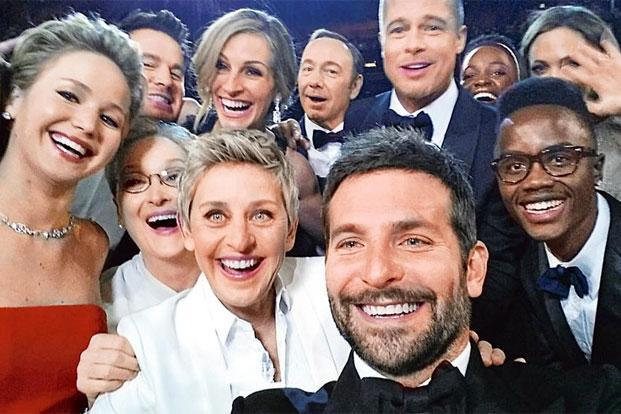
#> input picture DATA/selfie.jpg, 621 x 414 px
$ python 'Feature Matching.py'
#> lines starting #> are read from the running program, lines starting #| are printed output that depends on the picture
### Imports
import cv2
import matplotlib.pyplot as plt
import numpy as np

### load Images
Original = cv2.imread('../DATA/selfie.jpg')
#> Original is the input picture: shape (414, 621, 3); mean B, G, R 117.4, 119.7, 141.7
Target = cv2.imread('../DATA/ellen.jpg')
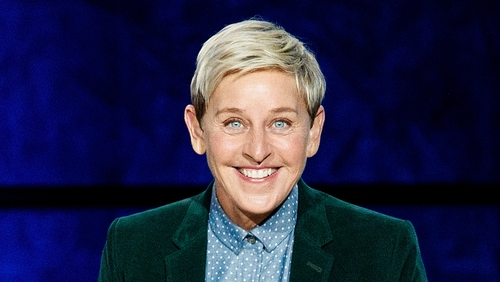
#> input picture DATA/ellen.jpg, 500 x 282 px
#> Target is the input picture: shape (282, 500, 3); mean B, G, R 71.5, 37, 35.2

###############################################
############### ORB FEATURE MATCHING #########
###############################################

### Create ORB Function
orb = cv2.ORB_create()
kp1, des1 = orb.detectAndCompute(Original, None)
#> kp1 = 500 keypoints; strongest (x, y, size): (361, 376, 31), (421, 112, 31), (275, 110, 31), (270, 127, 31)
kp2, des2 = orb.detectAndCompute(Target, None)
#> kp2 = 494 keypoints; strongest (x, y, size): (188, 105, 31), (188, 106, 37.2), (189, 105, 44.6), (188, 110, 31)

### Create bf Matcher
bf = cv2.BFMatcher(cv2.NORM_HAMMING, crossCheck=True)
# find matches
matches = bf.match(des1, des2)
#> matches = 143 matches
matches = sorted(matches, key=lambda x: x.distance)
bf_matches = cv2.drawMatches(Original, kp1, Target, kp2, matches[:25], None, flags=2)
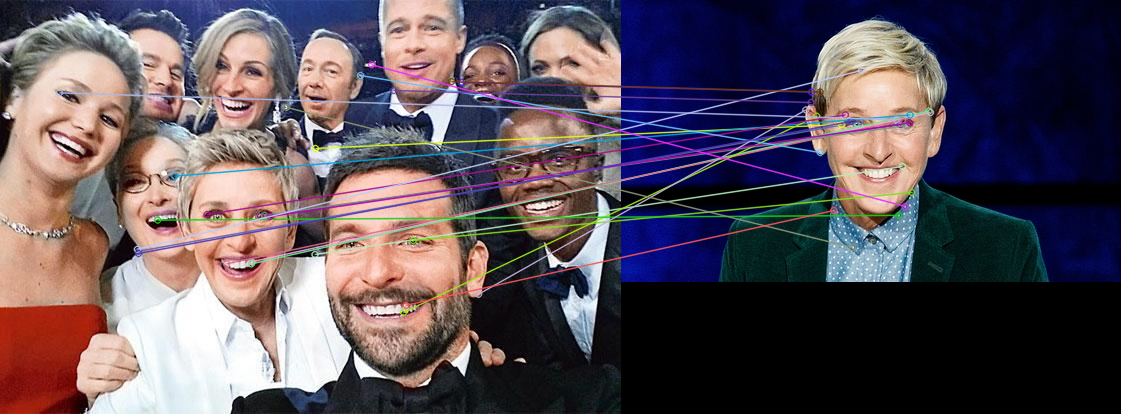
#> bf_matches: shape (414, 1121, 3); mean B, G, R 89, 79.9, 90.9

plt.imshow(bf_matches)
plt.title('ORB FEATURE MATCHING')
plt.show()

###############################################
############### SIFT FEATURE MATCHING #########
###############################################

### Create SIFT Function
sift = cv2.xfeatures2d.SIFT_create()
kp1, des1 = sift.detectAndCompute(Original, None)
#> kp1 = 2305 keypoints; strongest (x, y, size): (522, 360, 3.3), (364, 370, 10.3), (542, 6, 2.6), (373, 65, 2.7)
kp2, des2 = sift.detectAndCompute(Target, None)
#> kp2 = 259 keypoints; strongest (x, y, size): (189, 107, 3.5), (259, 163, 2.2), (264, 248, 2), (277, 168, 2.8)

### Create bf Matcher
bf = cv2.BFMatcher()
# find matches
matches = bf.knnMatch(des1, des2, k=2)
#> matches = 2305 matches

### RATIO MATCH1 < 75% MATCH 2
goodmatches = []

for match1, match2 in matches:

    if match1.distance < 0.75 * match2.distance:
        goodmatches.append([match1])
#> after the loop, goodmatches = 56 matches

sift_matches = cv2.drawMatchesKnn(Original, kp1, Target, kp2, goodmatches, None, flags=2)
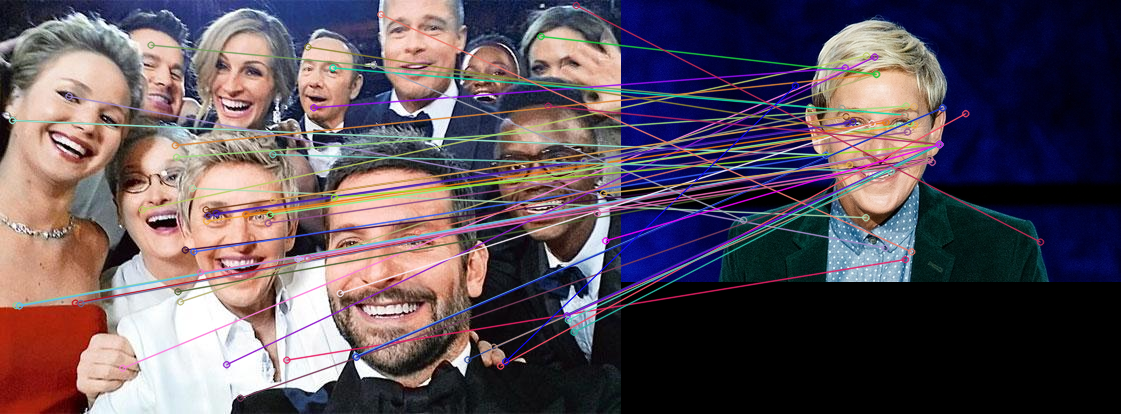
#> sift_matches: shape (414, 1121, 3); mean B, G, R 90.2, 80.8, 93.1

plt.imshow(sift_matches)
plt.title('SIFT FEATURE MATCHING')
plt.show()

###############################################
#### FLANN FEATURE MATCHING With Mask #########
###############################################

### Create SIFT Function
sift = cv2.xfeatures2d.SIFT_create()
kp1, des1 = sift.detectAndCompute(Original, None)
kp2, des2 = sift.detectAndCompute(Target, None)
### Initial the flann prameters
FLANN_INDEX_KDTREE = 0
index_params = dict(algorithm=FLANN_INDEX_KDTREE,trees=5)
search_params = dict(checks = 50)
### Create flann Matcher
flann = cv2.FlannBasedMatcher(index_params,search_params)

# find matches
matches = flann.knnMatch(des1, des2, k=2)

# create match mask
matchesMask = [[0,0] for i in range(len(matches))]
#> matchesMask = 2305 pairs, first value 0 to 0, second value 0 to 0

### RATIO MATCH1 < 75% MATCH 2

for i,(match1, match2) in enumerate(matches):

    if match1.distance < 0.75 * match2.distance:
         matchesMask[i] = [1,0]
#> after the loop, matchesMask = 2305 pairs, first value 0 to 1, second value 0 to 0

# create mask for draw matches
# the match point are green and non match point are red
draw_params = dict(matchColor = (0,255,0),
                    singlePointColor=(255,0,0),
                    matchesMask=matchesMask,
                    flags=0)
#> draw_params = 4 items
# draw falnn matches
flann_matches = cv2.drawMatchesKnn(Original, kp1, Target, kp2, matches, None, **draw_params)
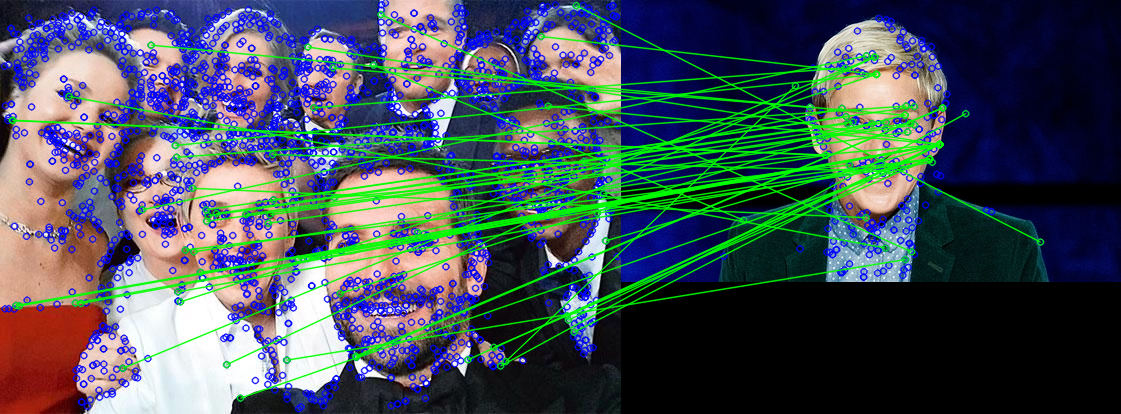
#> flann_matches: shape (414, 1121, 3); mean B, G, R 90.1, 81.3, 68.4

plt.imshow(flann_matches)
plt.title('FLANN FEATURE MATCHING')
plt.show()
